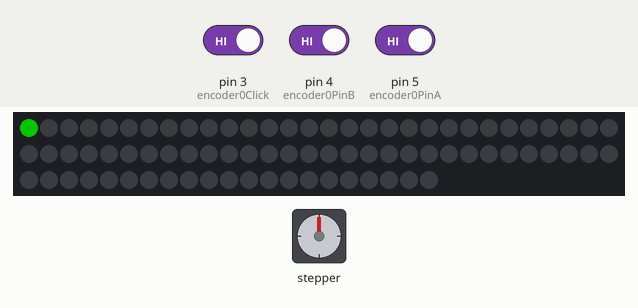
Simulated run of this sketch. Board: Arduino Uno, built with avr-gcc and run on an emulated ATmega328P. On the bench: 81 RGB LEDs in strip order, left to right, continuing on the next row, stepper motor. The test bench sets the inputs (shaded band); at power-on: pin 3 (encoder0Click) HIGH, pin 4 (encoder0PinB) HIGH, pin 5 (encoder0PinA) HIGH. Dim RGB values are drawn brighter than linear; random numbers use the default seed unless the sketch sets one; stepper angles assume 200 steps per turn.

Above: at 1.3 s.
1.4 s: pin 3 (encoder0Click) driven LOW
At 1.86 s:
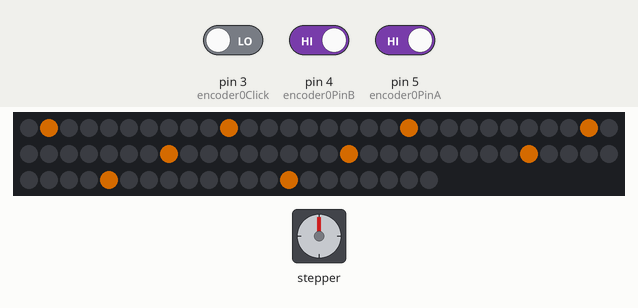
At 2.34 s:
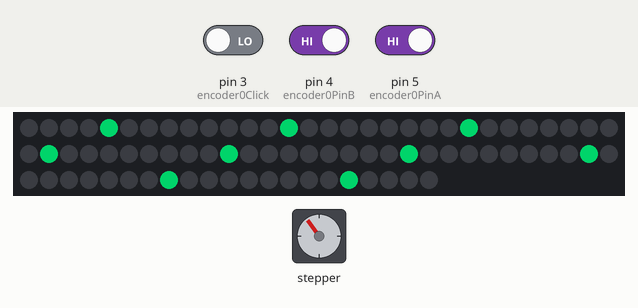
Timing chart, 0 to 4.4 s (numbered marks = the images above; inputs shaded):
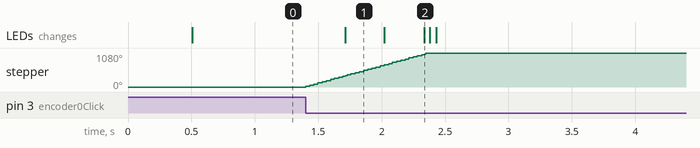

Measured:
- after the input at 1.4 s, stepper: turns 1080° clockwise in 0.98 s, starting at once; the LEDs: change after 0.31 s (image 1)

The sketch:

main.ino
```cpp
#include "FastLED.h"

// 9x9 grid
#define NUM_LEDS 9 * 9
#define DATA_PIN 9

#define RUNTIME (long) 8 * 3600 * 1000

#include <Stepper.h>


// change this to the number of steps on your motor
#define STEPS 200

// create an instance of the stepper class, specifying
// the number of steps of the motor and the pins it's
// attached to
Stepper stepper(STEPS, 6,7,8, 12);

// Define the array of leds
CRGB leds[NUM_LEDS];

// twelve servo objects can be created on most boards

int pos = 0;    // variable to store the servo position

long cablePosition = 0; // cable position in steps
long destination = 0; // destination position in steps
long motorSleep;
long lightSleep;

int encoder0Click = 3;
int encoder0PinA = 5;
int encoder0PinB = 4;
int encoder0Pos = 0;
int encoder0PinALast = LOW;

void setup() {
  stepper.setSpeed(200);

  // ductedFan.attach(7);
  FastLED.addLeds<NEOPIXEL, DATA_PIN>(leds, NUM_LEDS);
  FastLED.setBrightness(192); // save some amps

  for (int i = 0; i < NUM_LEDS; i++) {
    leds[i] = CRGB::Black;
  }
  FastLED.show();

  // ductedFan.write(0);

  delay(500);

  destination = -2000;
  motorSleep = millis() + random(0, 2000);
  // lightSleep = millis() + random(0, 2000);

  // Configure encoder
  pinMode (encoder0Click, INPUT);
  pinMode (encoder0PinA, INPUT);
  pinMode (encoder0PinB, INPUT);
  digitalWrite(encoder0Click, HIGH);

  config();
}

int travelDistance = 1000;

void config () {
  bool n;

  while (!!digitalRead(encoder0Click)) {
    n = digitalRead(encoder0PinA);

    if ((encoder0PinALast == LOW) && (n == HIGH)) {
      if (digitalRead(encoder0PinB) == LOW) {
        encoder0Pos--;
      } else {
        encoder0Pos++;
      }
      // Serial.print (encoder0Pos);
      // Serial.print ("/");
    }
    encoder0PinALast = n;

    encoder0Pos = max(0, encoder0Pos);

    // Each LED is 3 rotations
    travelDistance = encoder0Pos * 600;
    destination = travelDistance;

    fill_solid(leds, NUM_LEDS, CRGB::Black);
    fill_solid(leds, encoder0Pos, CRGB::Green);
    FastLED.show();

  }
}
int maxPos = 180;
long offset = 0;

// Divider governs the speed of pixel to pixel movement
int divider = 3;

void rainbow () {
  for (int x= 0; x < 9 ; x++) {
    byte hue = x * 20 + offset;
    CRGB color = CHSV(hue, 255, 255);

    int y = (offset / divider) % 9;
    leds[x + y * 9] = color;
  }
}

// front to the back
void accelerate () {
  CRGB color = CHSV(floor(offset / divider) * 32, 255, 255);

  for (int y = 0; y < 9 ; y++) {
    int x = (offset / divider) % 9;

    leds[x + y * 9] = color;
  }
}

// side to side
void sweep () {
  CRGB color = CHSV(floor(offset / 100) * 32, 255, 255);

  for (int x = 0; x < 9 ; x++) {
    int y = (offset / divider) % 9;

    leds[x + y * 9] = color;
  }
}

// side to side
void leftRightStrobe () {
  CRGB color = CHSV(floor(offset / 100) * 32, 255, 255);

  int left = (offset / divider / 64) % 2 == 0;

  for (int x = 0; x < 9 ; x++) {
    for (int y = 0; y < 9 ; y++) {
      bool active = left ? y < 4 : y > 4;

      active = active && offset % 8 == 0;

      if (active) {
        leds[x + y * 9] = color;
      }
    }
  }
}
void diagonal () {
  CRGB color = CHSV(floor(offset / 100) * 32, 255, 255);

  int o = (offset / divider) % 9;

  for (int x = 0; x < 9 ; x++) {
    for (int y = 0; y < 9 ; y++) {
      bool active = (x + y) % 9 == o;

      if (active) {
        leds[x + y * 9] = color;
      }
    }
  }
}

void snow () {
  CRGB color = CRGB(255, 255, 255);

  for (int x = 0; x < 9 ; x++) {
    for (int y = 0; y < 9 ; y++) {
      bool active = random(100) < 5;

      if (active) {
        leds[x + y * 9] = color;
      }
    }
  }
}

void checkerboard () {
  CRGB color = CHSV(floor(offset / 100) * 32, 255, 255);

  for (int x = 0; x < 9 ; x++) {
    for (int y = 0; y < 9 ; y++) {
      int x2 = x + offset / (divider / 2);

      bool active = (x2 / 4 + y / 3) % 2 == 0;

      if (active) {
        leds[x + y * 9] = color;
      }
    }
  }
}

#define ARRAY_SIZE(A) (sizeof(A) / sizeof((A)[0]))

typedef void (*SimplePatternList[])();
SimplePatternList gPatterns = { accelerate, sweep, diagonal, snow, rainbow, leftRightStrobe, checkerboard };
uint8_t gCurrentPatternNumber = 0; // Index number of which pattern is current

void nextPattern()
{
  // add one to the current pattern number, and wrap around at the end
  gCurrentPatternNumber = (gCurrentPatternNumber + 1) % ARRAY_SIZE( gPatterns);
}

int stepperSpeed = 200;

void loop() {
  EVERY_N_SECONDS( 4 ) { nextPattern(); } // change patterns periodically

  EVERY_N_MILLISECONDS( 40 ) {
    offset+=1;
    fill_solid(leds, NUM_LEDS, CRGB::Black);

    if ((motorSleep > millis()) || (millis() > RUNTIME)) {
      // lights are black if motor is asleep
    } else {
      gPatterns[gCurrentPatternNumber]();
    }

    FastLED.show();
  }

  // ductedFan.write(100 * e->value());
  // ductedFan.write(180);
  // ductedFan.write(0);

  // run a 100fps
  // delay(2);                       // waits 15ms for the servo to reach the position

  // One rotation

  int steps = 0;;
  int maxSteps = 20;

  if ((motorSleep > millis()) || (millis() > RUNTIME)) {
    // do nothing
    delay(50);

    // Disable h bridge (dont have standby pin hooked up)
    digitalWrite(6, LOW);
    digitalWrite(7, LOW);
    digitalWrite(8, LOW);
    digitalWrite(12, LOW);
  } else {
    // Try accelerating
    stepperSpeed += 1;

    stepperSpeed  = min(200, stepperSpeed);

    stepper.setSpeed(stepperSpeed);

    if (destination > cablePosition) {
      steps = min(maxSteps, destination - cablePosition);
    } else if (destination < cablePosition) {
      steps = max(-maxSteps, destination - cablePosition);
    }

    if (destination == cablePosition) {
      stepperSpeed = 100;

      // Disable h bridge (dont have standby pin hooked up)
      digitalWrite(6, LOW);
      digitalWrite(7, LOW);
      digitalWrite(8, LOW);
      digitalWrite(12, LOW);

      // Sleep the motor 3 to 10 minutes
      motorSleep = millis() + random(3, 10) * 60 * 1000;

      // Set a new destination for when we wake up
      if (cablePosition < 0) {
        destination = travelDistance;
      } else {
        destination = -travelDistance;
      }
    }
  }

  stepper.step(steps);
  cablePosition += steps;
}
```
